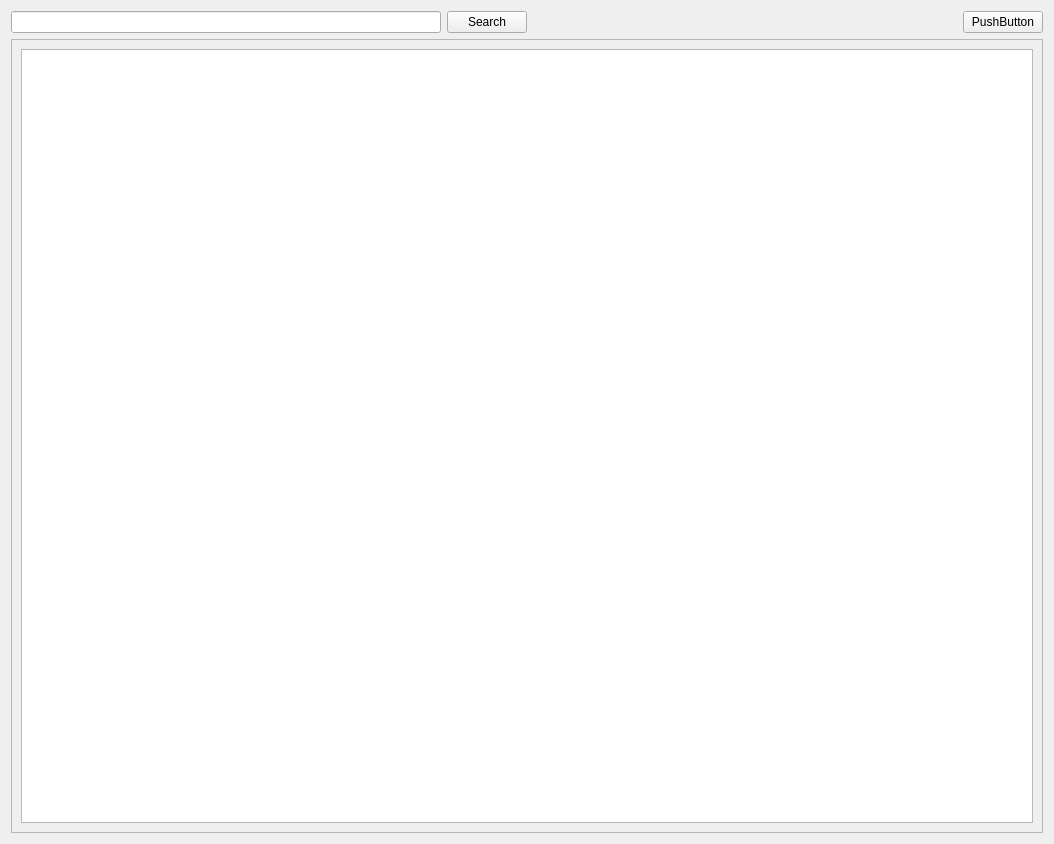
<?xml version="1.0" encoding="UTF-8"?>
<ui version="4.0">
 <class>EmployeeWidget</class>
 <widget class="QWidget" name="EmployeeWidget">
  <property name="geometry">
   <rect>
    <x>0</x>
    <y>0</y>
    <width>1054</width>
    <height>844</height>
   </rect>
  </property>
  <property name="windowTitle">
   <string>Form</string>
  </property>
  <layout class="QHBoxLayout" name="horizontalLayout_2">
   <item>
    <layout class="QVBoxLayout" name="mainLayout" stretch="1,8">
     <item>
      <layout class="QHBoxLayout" name="titleBar">
       <item>
        <widget class="QLineEdit" name="searchField"/>
       </item>
       <item>
        <widget class="QPushButton" name="searchButton">
         <property name="text">
          <string>Search</string>
         </property>
        </widget>
       </item>
       <item>
        <spacer name="spacer">
         <property name="orientation">
          <enum>Qt::Horizontal</enum>
         </property>
         <property name="sizeHint" stdset="0">
          <size>
           <width>40</width>
           <height>20</height>
          </size>
         </property>
        </spacer>
       </item>
       <item>
        <widget class="QPushButton" name="pushButton_2">
         <property name="text">
          <string>PushButton</string>
         </property>
        </widget>
       </item>
      </layout>
     </item>
     <item>
      <widget class="QFrame" name="tableFrame">
       <property name="frameShape">
        <enum>QFrame::StyledPanel</enum>
       </property>
       <property name="frameShadow">
        <enum>QFrame::Raised</enum>
       </property>
       <layout class="QHBoxLayout" name="horizontalLayout">
        <property name="leftMargin">
         <number>9</number>
        </property>
        <item>
         <widget class="QTableView" name="tableView"/>
        </item>
       </layout>
      </widget>
     </item>
    </layout>
   </item>
  </layout>
 </widget>
 <resources/>
 <connections/>
</ui>
